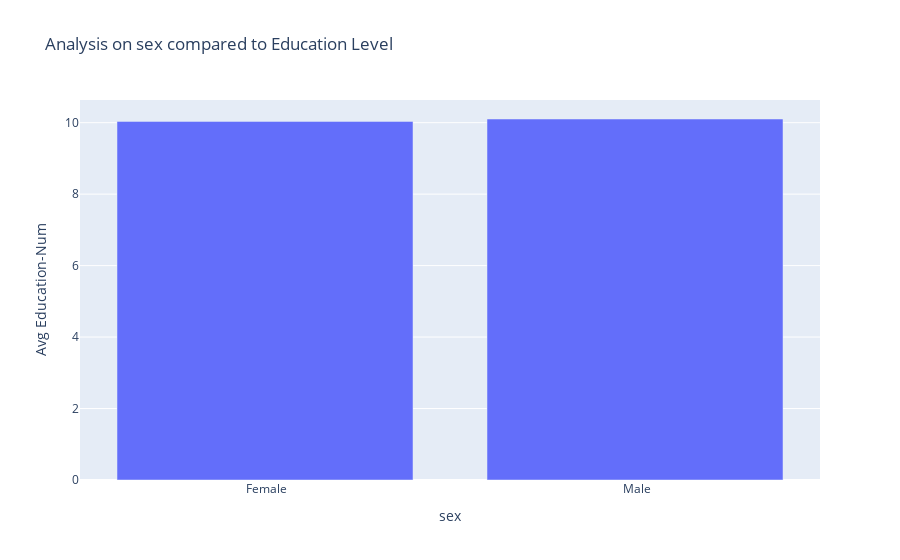

The notebook cell saved with this chart:
### Code cell
figure_1("sex")

### Figure 1 — Plotly figure (JSON) as saved in the notebook; plotly's stock layout.template omitted (floating-point values rounded to 4 significant figures)
{"data": [{"type": "bar", "x": [" Female", " Male"], "y": [10.04, 10.1]}], "layout": {"autosize": true, "title": {"text": "Analysis on sex compared to Education Level"}, "xaxis": {"autorange": true, "range": [-0.5, 1.5], "title": {"text": "sex"}, "type": "category"}, "yaxis": {"autorange": true, "range": [0, 10.63], "title": {"text": "Avg Education-Num"}, "type": "linear"}}}
